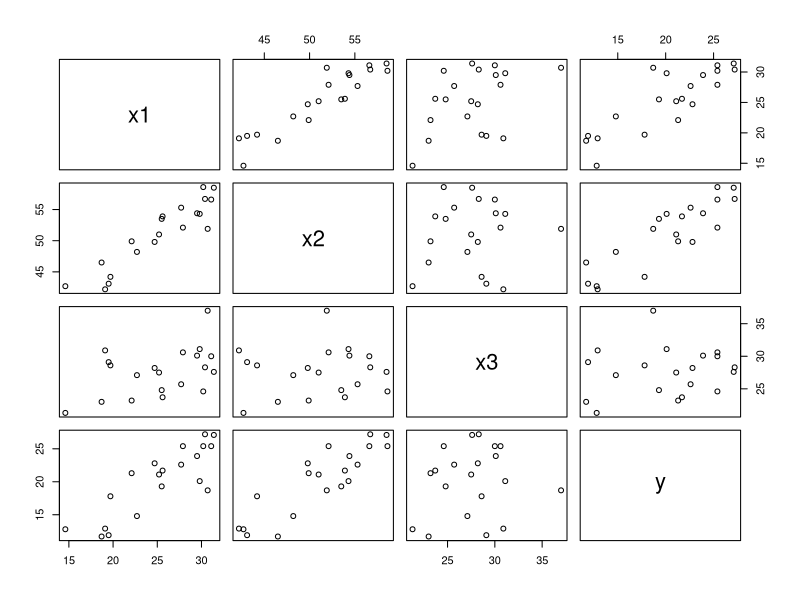
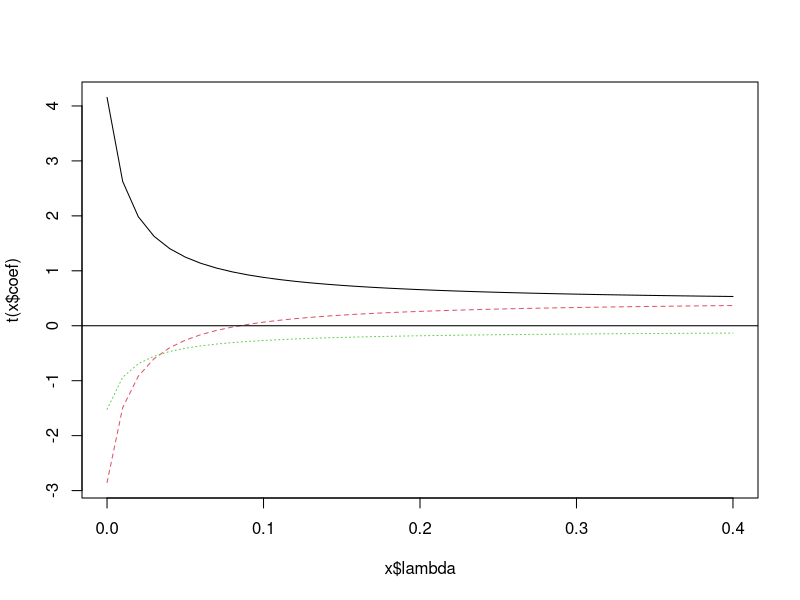
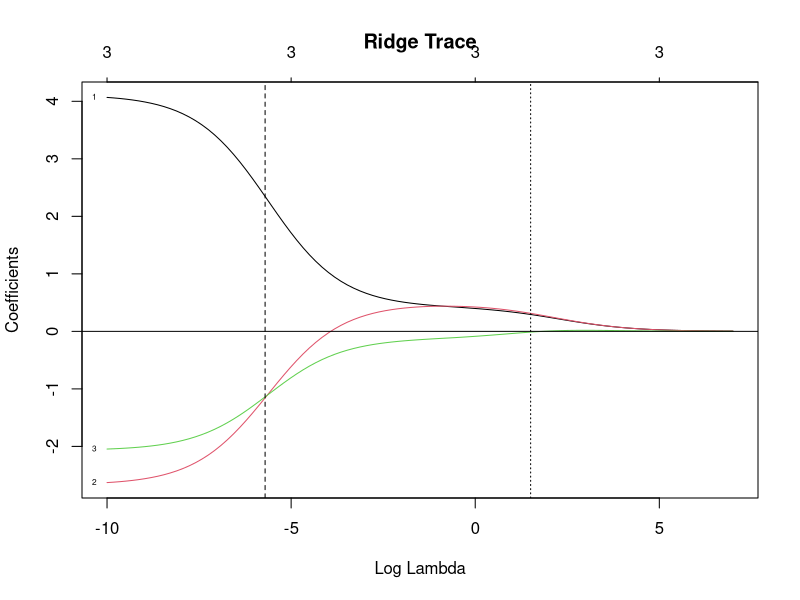
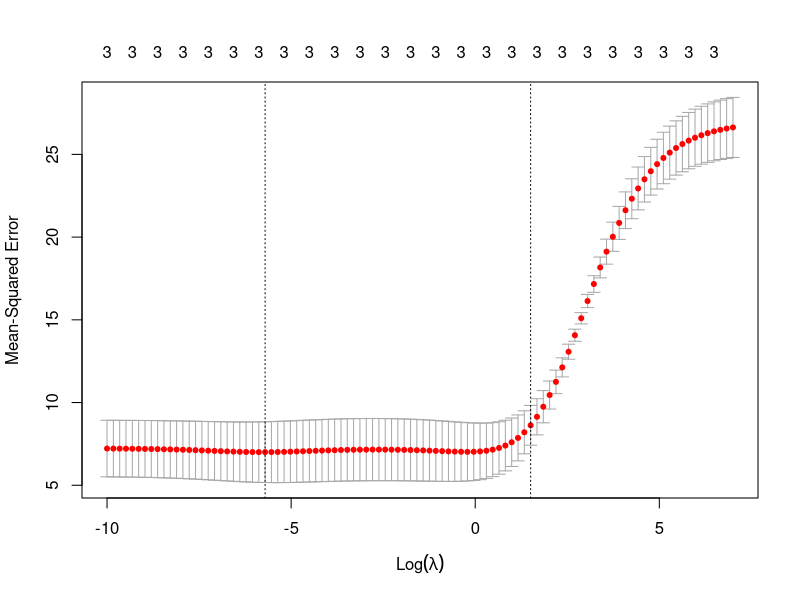
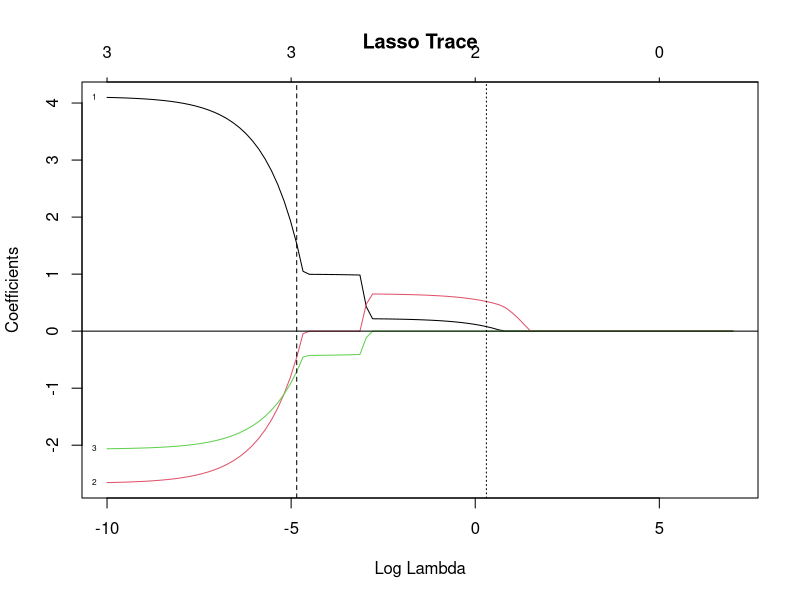
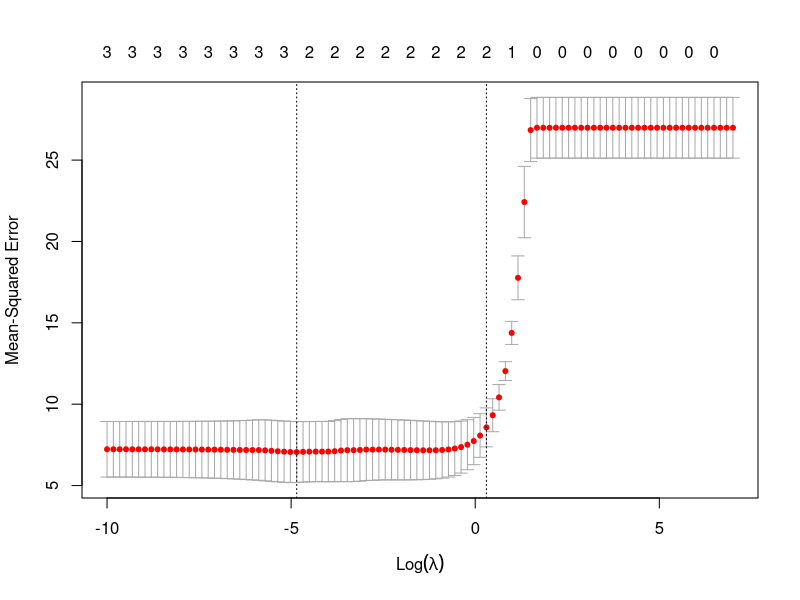

Source code (R) for these figures, in order:
library(car)
setwd("/Users/ecm/teach/lectures/plots451/")
bodyfat = data.frame(
  x1=c(19.5,24.7,30.7,29.8,19.1,25.6,31.4,27.9,22.1,25.5,31.1,30.4,
    18.7,19.7,14.6,29.5,27.7,30.2,22.7,25.2),
  x2=c(43.1,49.8,51.9,54.3,42.2,53.9,58.5,52.1,49.9,53.5,56.6,56.7,
    46.5,44.2,42.7,54.4,55.3,58.6,48.2,51.0),
  x3=c(29.1,28.2,37.0,31.1,30.9,23.7,27.6,30.6,23.2,24.8,30.0,28.3,
    23.0,28.6,21.3,30.1,25.7,24.6,27.1,27.5),
  y=c(11.9,22.8,18.7,20.1,12.9,21.7,27.1,25.4,21.3,19.3,25.4,27.2,
    11.7,17.8,12.8,23.9,22.6,25.4,14.8,21.1)
)


#postscript("bodyfat.ps", horizontal=F, height=5, width=5)
#pdf("bodyfat.pdf", height=5, width=5)
plot(bodyfat)
#dev.off()
round(cor(bodyfat), 4)
fit.lm = lm(y~x1+x2+x3, bodyfat)
vif(fit.lm)
summary(fit.lm)

# old way using MASS
library(MASS)
Zbodyfat = data.frame(lapply(bodyfat, scale))
summary(lm(y~x1+x2+x3-1, Zbodyfat))
fit2 = lm.ridge(y~x1+x2+x3-1, Zbodyfat, lambda=seq(0,0.4,length=41))
#postscript("teach/lectures/plots451/bodyfat2.ps", horizontal=F, height=5, width=5)
#pdf("/Users/ecm/teach/lectures/plots451/bodyfat2.pdf", height=5, width=5)
plot(fit2, lwd=3); abline(h=0)
#dev.off()
summary(fit2)
round(coef(fit2), 4)

# using glmnet to match old way
library(glmnet)
lam = seq(0,.4,length=41)/nrow(Zbodyfat)
#fit = glmnet(as.matrix(bodyfat[,1:3]), bodyfat$y, alpha=0)
#matplot(fit$lambda*nrow(bodyfat), t(fit$beta), type="l"); abline(h=0)

#fit = glmnet(as.matrix(bodyfat[,1:3]), bodyfat$y, alpha=0, lambda=lam)
# This matches the plot from lm.ridge

# use glmnet, new lecture in ridge2
x = model.matrix(y ~ .-1, bodyfat)
head(x)
# we usually let glmnet pick lambda
# I pick them for class example
lam = exp(seq(-10, 7 ,length=100))
fit = glmnet(x, bodyfat$y, alpha=0, lambda=lam)
#pdf("bodyfat2a.pdf", height=5, width=5)
#postscript("bodyfat2a.ps", horizontal=F, height=5, width=5)
plot(fit, xvar="lambda", label=T, main="Ridge Trace"); abline(h=0)
round(cbind(lambda=fit$lambda, loglambda=log(fit$lambda), t(fit$beta)),2)

set.seed(12345)
fit2 = cv.glmnet(x, bodyfat$y, alpha=0, nfolds=5, lambda=lam)
names(fit2)
(l=fit2$lambda.min);log(l); abline(v=log(l),lty=2)
(l2=fit2$lambda.1se);log(l2); abline(v=log(l2), lty=3)
#dev.off()
#pdf("bodyfat2b.pdf", height=5, width=5)
#postscript("bodyfat2b.ps", horizontal=F, height=5, width=5)
plot(fit2)
#dev.off()

predict(fit2$glmnet.fit, s=l, type="coef")
predict(fit2$glmnet.fit, s=l2, type="coef")

# lasso
set.seed(12345)
fit.l1 = cv.glmnet(x, bodyfat$y, lambda=lam, nfolds=5)
#pdf("bodyfat2c.pdf", height=5, width=5)
#postscript("bodyfat2c.ps", horizontal=F, height=5, width=5)
plot(fit.l1$glmnet.fit, xvar="lambda", label=T, main="Lasso Trace"); abline(h=0)
(l=fit.l1$lambda.min); log(l); abline(v=log(l),lty=2)
(l=fit.l1$lambda.1se);log(l); abline(v=log(l), lty=3)
#dev.off()
round(cbind(
  lambda=fit.l1$glmnet.fit$lambda, 
  loglambda=log(fit.l1$glmnet.fit$lambda), 
    t(fit.l1$glmnet.fit$beta)
  ), 2)

#pdf("bodyfat2d.pdf", height=5, width=5)
#postscript("bodyfat2d.ps", horizontal=F, height=5, width=5)
plot(fit.l1)
#dev.off()


